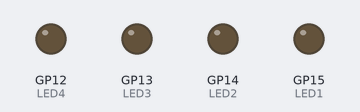
Bench run of a program on a simulated Raspberry Pi Pico running MicroPython. On the bench: output pins drawn as LEDs (lit = HIGH).

Above: at 0.2 s.
At 1.2 s:
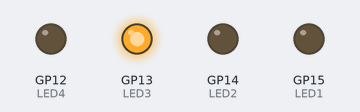
At 2.2 s:
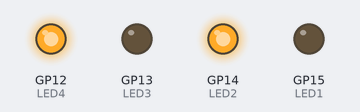
At 4.2 s:
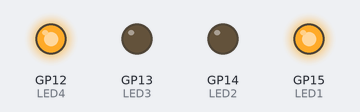
At 6.2 s:
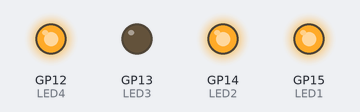
At 8.7 s:
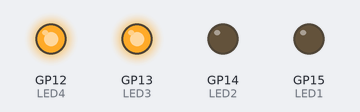
Timing chart, 0 to 9.1 s (numbered marks = the images above):
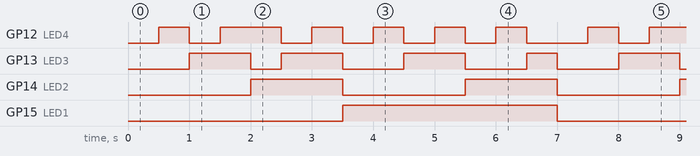

The program:

LEDBinaryCount.py
```python
from machine import Pin
from time import sleep

LED1 = Pin (15, Pin.OUT)
LED2 = Pin (14, Pin.OUT)
LED3 = Pin (13, Pin.OUT)
LED4 = Pin (12, Pin.OUT)

while True:
    LED1.value(0)
    LED2.value(0)
    LED3.value(0)
    LED4.value(0)
    sleep (.5)

    LED1.value(0)
    LED2.value(0)
    LED3.value(0)
    LED4.value(1)
    sleep (.5)

    LED1.value(0)
    LED2.value(0)
    LED3.value(1)
    LED4.value(0)
    sleep (.5)

    LED1.value(0)
    LED2.value(0)
    LED3.value(1)
    LED4.value(1)
    sleep (.5)

    LED1.value(0)
    LED2.value(1)
    LED3.value(0)
    LED4.value(1)
    sleep (.5)

    LED1.value(0)
    LED2.value(1)
    LED3.value(1)
    LED4.value(0)
    sleep (.5)

    LED1.value(0)
    LED2.value(1)
    LED3.value(1)
    LED4.value(1)
    sleep (.5)

    LED1.value(1)
    LED2.value(0)
    LED3.value(0)
    LED4.value(0)
    sleep (.5)

    LED1.value(1)
    LED2.value(0)
    LED3.value(0)
    LED4.value(1)
    sleep (.5)

    LED1.value(1)
    LED2.value(0)
    LED3.value(1)
    LED4.value(0)
    sleep (.5)

    LED1.value(1)
    LED2.value(0)
    LED3.value(1)
    LED4.value(1)
    sleep (.5)

    LED1.value(1)
    LED2.value(1)
    LED3.value(0)
    LED4.value(0)
    sleep (.5)

    LED1.value(1)
    LED2.value(1)
    LED3.value(0)
    LED4.value(1)
    sleep (.5)

    LED1.value(1)
    LED2.value(1)
    LED3.value(1)
    LED4.value(0)
    sleep (.5)
```

Measured:
- by itself, GP12 (LED4): repeats every 7.0 s: LOW 0.50 s, HIGH 1.0 s, 4 × (LOW 0.50 s, HIGH 0.50 s), LOW 1.0 s, HIGH 0.50 s
- by itself, GP13 (LED3): repeats every 7.0 s: LOW 0.50 s, 2 × (HIGH 1.0 s, LOW 1.0 s), HIGH 0.50 s, LOW 1.0 s, HIGH 1.0 s
- by itself, GP14 (LED2): alternates HIGH for 1.5 s and LOW for 2.0 s
- by itself, GP15 (LED1): alternates HIGH for 3.5 s and LOW for 3.5 s
